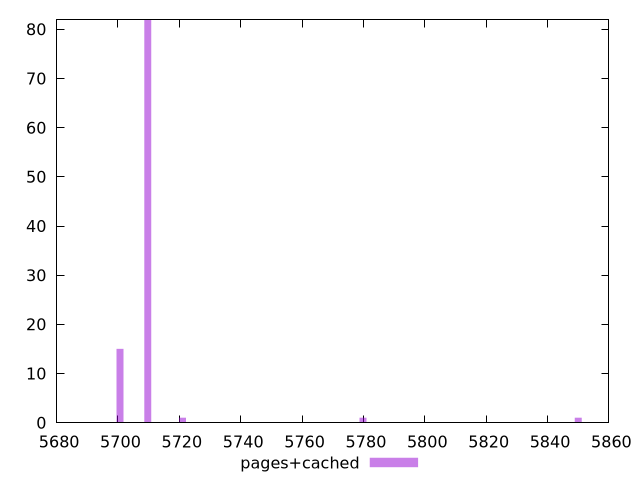

Here is the gnuplot script that generated this plot:
$_pagesCached <<EOF
5850.019934665161 1
5700.657723567327 15
5779.864956725269 1
5709.709978785377 82
5721.02529780794 1
EOF
set key outside below
set terminal pngcairo
set output "report_00006_2020-11-02T20-21-41.718Z/uses-text-compression/pages+cached//raw_hist.png"
set yrange [0:82]
set boxwidth 2.2630638045126346
set style fill transparent solid 0.5 noborder
plot $_pagesCached title "pages+cached" with boxes ,
